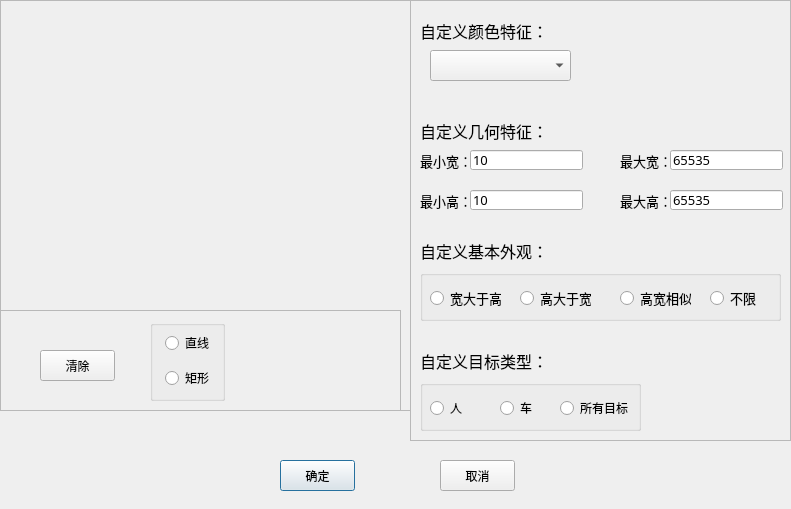
<?xml version="1.0" encoding="UTF-8"?>
<ui version="4.0">
 <class>drawform</class>
 <widget class="QDialog" name="drawform">
  <property name="geometry">
   <rect>
    <x>0</x>
    <y>0</y>
    <width>791</width>
    <height>509</height>
   </rect>
  </property>
  <property name="windowTitle">
   <string>自定义特征检索</string>
  </property>
  <property name="windowIcon">
   <iconset resource="mainwindow.qrc">
    <normaloff>:/MainWindow/Resources/windowIcon.png</normaloff>:/MainWindow/Resources/windowIcon.png</iconset>
  </property>
  <widget class="QPushButton" name="ok_button">
   <property name="geometry">
    <rect>
     <x>280</x>
     <y>460</y>
     <width>75</width>
     <height>31</height>
    </rect>
   </property>
   <property name="toolTip">
    <string>点击确定保存</string>
   </property>
   <property name="text">
    <string>确定</string>
   </property>
  </widget>
  <widget class="QFrame" name="frame_1">
   <property name="geometry">
    <rect>
     <x>0</x>
     <y>0</y>
     <width>411</width>
     <height>411</height>
    </rect>
   </property>
   <property name="frameShape">
    <enum>QFrame::StyledPanel</enum>
   </property>
   <property name="frameShadow">
    <enum>QFrame::Raised</enum>
   </property>
   <widget class="QFrame" name="frame">
    <property name="geometry">
     <rect>
      <x>0</x>
      <y>310</y>
      <width>401</width>
      <height>101</height>
     </rect>
    </property>
    <property name="frameShape">
     <enum>QFrame::StyledPanel</enum>
    </property>
    <property name="frameShadow">
     <enum>QFrame::Raised</enum>
    </property>
    <widget class="QGroupBox" name="groupBox">
     <property name="geometry">
      <rect>
       <x>150</x>
       <y>10</y>
       <width>75</width>
       <height>81</height>
      </rect>
     </property>
     <property name="title">
      <string/>
     </property>
     <widget class="QRadioButton" name="line_radiobutton">
      <property name="geometry">
       <rect>
        <x>15</x>
        <y>15</y>
        <width>51</width>
        <height>16</height>
       </rect>
      </property>
      <property name="toolTip">
       <string>画一条带箭头的直线，检索按照直线方向运动的视频摘要</string>
      </property>
      <property name="text">
       <string>直线</string>
      </property>
     </widget>
     <widget class="QRadioButton" name="rect_radiobutton">
      <property name="geometry">
       <rect>
        <x>15</x>
        <y>50</y>
        <width>51</width>
        <height>16</height>
       </rect>
      </property>
      <property name="toolTip">
       <string>在视频中画一个矩形，检索进入这个矩形的视频摘要</string>
      </property>
      <property name="text">
       <string>矩形</string>
      </property>
     </widget>
    </widget>
    <widget class="QPushButton" name="clear_button">
     <property name="geometry">
      <rect>
       <x>40</x>
       <y>40</y>
       <width>75</width>
       <height>31</height>
      </rect>
     </property>
     <property name="toolTip">
      <string>清除所有画线</string>
     </property>
     <property name="text">
      <string>清除</string>
     </property>
    </widget>
   </widget>
   <widget class="QLabel" name="image_label">
    <property name="geometry">
     <rect>
      <x>0</x>
      <y>0</y>
      <width>400</width>
      <height>300</height>
     </rect>
    </property>
    <property name="toolTip">
     <string>在视频上画线进行摘要检索</string>
    </property>
    <property name="text">
     <string/>
    </property>
   </widget>
  </widget>
  <widget class="QFrame" name="frame_2">
   <property name="geometry">
    <rect>
     <x>410</x>
     <y>0</y>
     <width>381</width>
     <height>441</height>
    </rect>
   </property>
   <property name="frameShape">
    <enum>QFrame::StyledPanel</enum>
   </property>
   <property name="frameShadow">
    <enum>QFrame::Raised</enum>
   </property>
   <widget class="QLabel" name="label_4">
    <property name="geometry">
     <rect>
      <x>10</x>
      <y>10</y>
      <width>351</width>
      <height>41</height>
     </rect>
    </property>
    <property name="font">
     <font>
      <family>Agency FB</family>
      <pointsize>12</pointsize>
     </font>
    </property>
    <property name="text">
     <string>自定义颜色特征：</string>
    </property>
   </widget>
   <widget class="QComboBox" name="comboBox_color">
    <property name="geometry">
     <rect>
      <x>20</x>
      <y>50</y>
      <width>141</width>
      <height>31</height>
     </rect>
    </property>
    <property name="font">
     <font>
      <family>Agency FB</family>
      <pointsize>12</pointsize>
     </font>
    </property>
   </widget>
   <widget class="QLabel" name="label_5">
    <property name="geometry">
     <rect>
      <x>10</x>
      <y>110</y>
      <width>351</width>
      <height>41</height>
     </rect>
    </property>
    <property name="font">
     <font>
      <family>Agency FB</family>
      <pointsize>12</pointsize>
     </font>
    </property>
    <property name="text">
     <string>自定义几何特征：</string>
    </property>
   </widget>
   <widget class="QLabel" name="label_6">
    <property name="geometry">
     <rect>
      <x>10</x>
      <y>190</y>
      <width>51</width>
      <height>21</height>
     </rect>
    </property>
    <property name="font">
     <font>
      <family>Agency FB</family>
      <pointsize>10</pointsize>
     </font>
    </property>
    <property name="text">
     <string>最小高：</string>
    </property>
   </widget>
   <widget class="QLabel" name="label_7">
    <property name="geometry">
     <rect>
      <x>210</x>
      <y>190</y>
      <width>51</width>
      <height>21</height>
     </rect>
    </property>
    <property name="font">
     <font>
      <family>Agency FB</family>
      <pointsize>10</pointsize>
     </font>
    </property>
    <property name="text">
     <string>最大高：</string>
    </property>
   </widget>
   <widget class="QLabel" name="label_8">
    <property name="geometry">
     <rect>
      <x>10</x>
      <y>150</y>
      <width>51</width>
      <height>21</height>
     </rect>
    </property>
    <property name="font">
     <font>
      <family>Agency FB</family>
      <pointsize>10</pointsize>
     </font>
    </property>
    <property name="text">
     <string>最小宽：</string>
    </property>
   </widget>
   <widget class="QLabel" name="label_9">
    <property name="geometry">
     <rect>
      <x>210</x>
      <y>150</y>
      <width>51</width>
      <height>21</height>
     </rect>
    </property>
    <property name="font">
     <font>
      <family>Agency FB</family>
      <pointsize>10</pointsize>
     </font>
    </property>
    <property name="text">
     <string>最大宽：</string>
    </property>
   </widget>
   <widget class="QLineEdit" name="lineEdit_minW">
    <property name="geometry">
     <rect>
      <x>60</x>
      <y>150</y>
      <width>113</width>
      <height>20</height>
     </rect>
    </property>
    <property name="font">
     <font>
      <family>Agency FB</family>
      <pointsize>10</pointsize>
     </font>
    </property>
    <property name="text">
     <string>10</string>
    </property>
   </widget>
   <widget class="QLineEdit" name="lineEdit_maxW">
    <property name="geometry">
     <rect>
      <x>260</x>
      <y>150</y>
      <width>113</width>
      <height>20</height>
     </rect>
    </property>
    <property name="font">
     <font>
      <family>Agency FB</family>
      <pointsize>10</pointsize>
     </font>
    </property>
    <property name="text">
     <string>65535</string>
    </property>
   </widget>
   <widget class="QLineEdit" name="lineEdit_minH">
    <property name="geometry">
     <rect>
      <x>60</x>
      <y>190</y>
      <width>113</width>
      <height>20</height>
     </rect>
    </property>
    <property name="font">
     <font>
      <family>Agency FB</family>
      <pointsize>10</pointsize>
     </font>
    </property>
    <property name="text">
     <string>10</string>
    </property>
   </widget>
   <widget class="QLineEdit" name="lineEdit_maxH">
    <property name="geometry">
     <rect>
      <x>260</x>
      <y>190</y>
      <width>113</width>
      <height>20</height>
     </rect>
    </property>
    <property name="font">
     <font>
      <family>Agency FB</family>
      <pointsize>10</pointsize>
     </font>
    </property>
    <property name="text">
     <string>65535</string>
    </property>
   </widget>
   <widget class="QLabel" name="label_10">
    <property name="geometry">
     <rect>
      <x>10</x>
      <y>230</y>
      <width>351</width>
      <height>41</height>
     </rect>
    </property>
    <property name="font">
     <font>
      <family>Agency FB</family>
      <pointsize>12</pointsize>
     </font>
    </property>
    <property name="text">
     <string>自定义基本外观：</string>
    </property>
   </widget>
   <widget class="QGroupBox" name="groupBox_2">
    <property name="geometry">
     <rect>
      <x>10</x>
      <y>270</y>
      <width>361</width>
      <height>51</height>
     </rect>
    </property>
    <property name="title">
     <string/>
    </property>
    <widget class="QRadioButton" name="radioButton_wth">
     <property name="geometry">
      <rect>
       <x>10</x>
       <y>20</y>
       <width>71</width>
       <height>16</height>
      </rect>
     </property>
     <property name="font">
      <font>
       <family>Agency FB</family>
       <pointsize>10</pointsize>
      </font>
     </property>
     <property name="text">
      <string>宽大于高</string>
     </property>
    </widget>
    <widget class="QRadioButton" name="radioButton_htw">
     <property name="geometry">
      <rect>
       <x>100</x>
       <y>20</y>
       <width>71</width>
       <height>16</height>
      </rect>
     </property>
     <property name="font">
      <font>
       <family>Agency FB</family>
       <pointsize>10</pointsize>
      </font>
     </property>
     <property name="text">
      <string>高大于宽</string>
     </property>
    </widget>
    <widget class="QRadioButton" name="radioButton_hew">
     <property name="geometry">
      <rect>
       <x>200</x>
       <y>20</y>
       <width>71</width>
       <height>16</height>
      </rect>
     </property>
     <property name="font">
      <font>
       <family>Agency FB</family>
       <pointsize>10</pointsize>
      </font>
     </property>
     <property name="text">
      <string>高宽相似</string>
     </property>
    </widget>
    <widget class="QRadioButton" name="radioButton_nolimit">
     <property name="geometry">
      <rect>
       <x>290</x>
       <y>20</y>
       <width>51</width>
       <height>16</height>
      </rect>
     </property>
     <property name="font">
      <font>
       <family>Agency FB</family>
       <pointsize>10</pointsize>
      </font>
     </property>
     <property name="text">
      <string>不限</string>
     </property>
    </widget>
   </widget>
   <widget class="QLabel" name="label_11">
    <property name="geometry">
     <rect>
      <x>10</x>
      <y>340</y>
      <width>351</width>
      <height>41</height>
     </rect>
    </property>
    <property name="font">
     <font>
      <family>Agency FB</family>
      <pointsize>12</pointsize>
     </font>
    </property>
    <property name="text">
     <string>自定义目标类型：</string>
    </property>
   </widget>
   <widget class="QGroupBox" name="groupBox_3">
    <property name="geometry">
     <rect>
      <x>10</x>
      <y>380</y>
      <width>221</width>
      <height>51</height>
     </rect>
    </property>
    <property name="title">
     <string/>
    </property>
    <widget class="QRadioButton" name="radioButton_human">
     <property name="geometry">
      <rect>
       <x>10</x>
       <y>20</y>
       <width>41</width>
       <height>16</height>
      </rect>
     </property>
     <property name="text">
      <string>人</string>
     </property>
    </widget>
    <widget class="QRadioButton" name="radioButton_car">
     <property name="geometry">
      <rect>
       <x>80</x>
       <y>20</y>
       <width>41</width>
       <height>16</height>
      </rect>
     </property>
     <property name="text">
      <string>车</string>
     </property>
    </widget>
    <widget class="QRadioButton" name="radioButton_all">
     <property name="geometry">
      <rect>
       <x>140</x>
       <y>20</y>
       <width>71</width>
       <height>16</height>
      </rect>
     </property>
     <property name="text">
      <string>所有目标</string>
     </property>
    </widget>
   </widget>
  </widget>
  <widget class="QPushButton" name="cancel_button">
   <property name="geometry">
    <rect>
     <x>440</x>
     <y>460</y>
     <width>75</width>
     <height>31</height>
    </rect>
   </property>
   <property name="toolTip">
    <string>点击确定保存</string>
   </property>
   <property name="text">
    <string>取消</string>
   </property>
  </widget>
 </widget>
 <layoutdefault spacing="6" margin="11"/>
 <resources>
  <include location="mainwindow.qrc"/>
 </resources>
 <connections/>
</ui>
